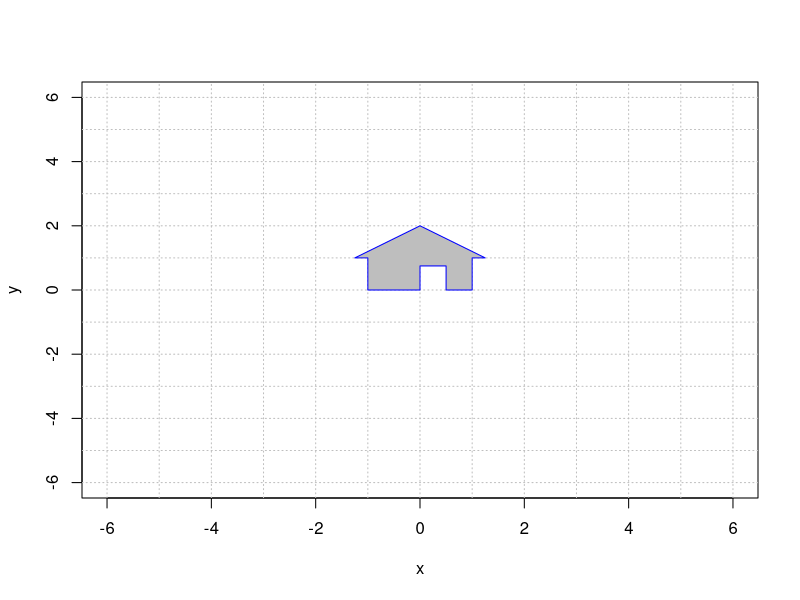
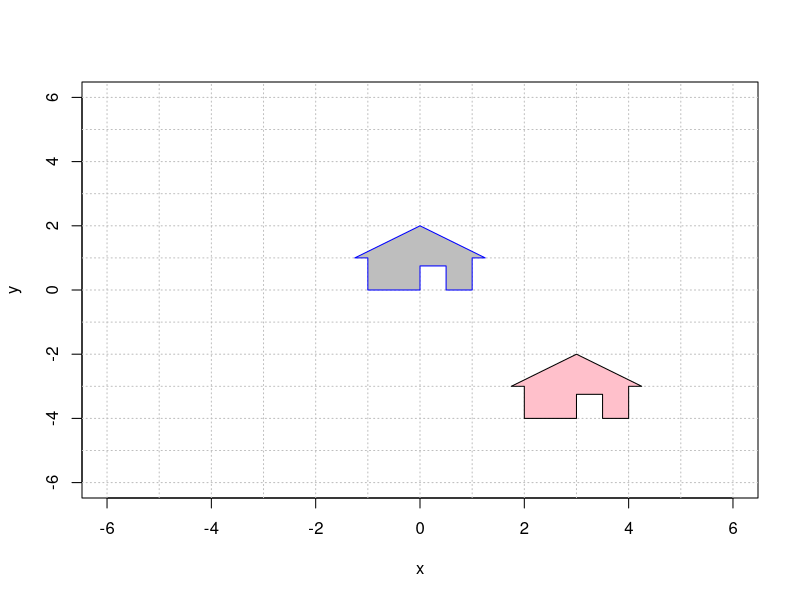
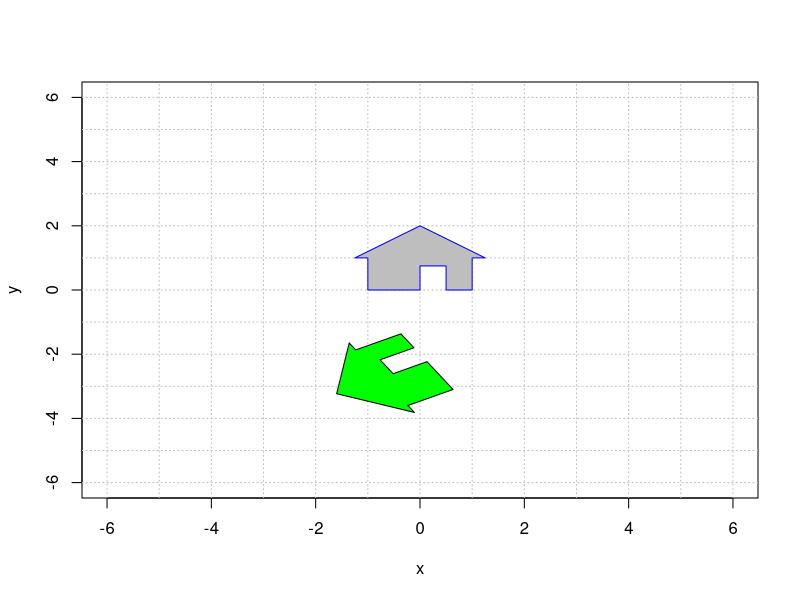
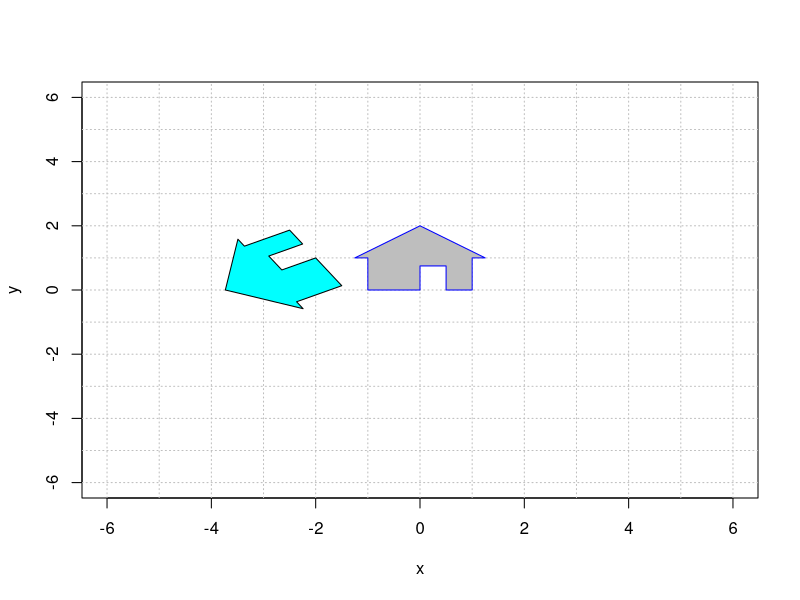
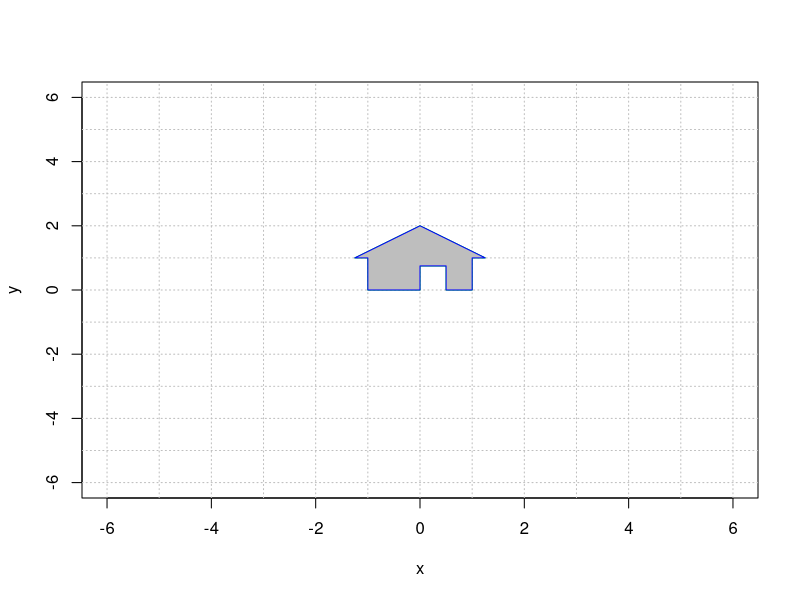
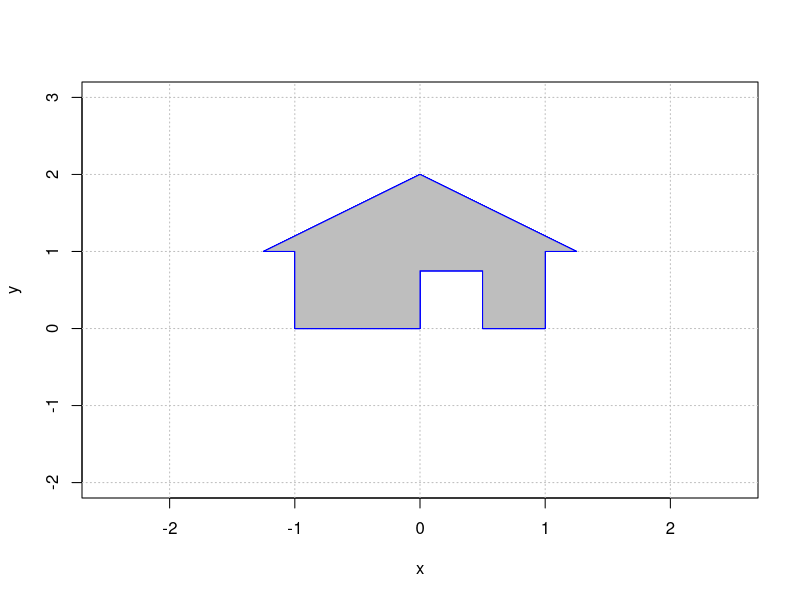

Reproduce these figures in R, in order.
## ---- chunk 1
# the third entry always = 1
house = cbind(c(0,0,1), c(0,3/4,1), c(1/2,3/4,1), c(1/2,0,1), c(1,0,1), c(1,1,1), c(5/4,1,1), c(0,2,1), c(-5/4,1,1), c(-1,1,1), c(-1,0,1), c(0,0,1));

# only plot the first two coordinates
plot(house[1,],house[2,],type="n",xlim=c(-6,6),ylim=c(-6,6),xlab="x",ylab="y")
abline(h=-6:6, v=-6:6, col="gray", lty="dotted")
polygon(house[1,], house[2,], col = "gray", border = "blue")
## ---- chunk 2

A = cbind(c(1,0,0),c(0,1,0),c(3,-4,1))

house2 = A %*% house

# only plot the first two coordinates
plot(house[1,],house[2,],type="n",xlim=c(-6,6),ylim=c(-6,6),xlab="x",ylab="y")
abline(h=-6:6, v=-6:6, col="gray", lty="dotted")
polygon(house[1,], house[2,], col = "gray", border = "blue")
polygon(house2[1,], house2[2,], col = "pink", border = "black")
## ---- chunk 3


translate = cbind(c(1,0,0),c(0,1,0),c(-2,1,1))
translate

t = 2*pi/3
rot = cbind(c(cos(t),sin(t),0),c(-sin(t),cos(t),0),c(0,0,1)) 
rot

A =   rot %*% translate 
A # display A
house3 = A %*% house

plot(house[1,],house[2,],type="n",xlim=c(-6,6),ylim=c(-6,6),xlab="x",ylab="y")
abline(h=-6:6, v=-6:6, col="gray", lty="dotted")
polygon(house[1,], house[2,], col = "gray", border = "blue")
polygon(house3[1,], house3[2,], col = "green", border = "black")
## ---- chunk 4


A = translate %*% rot
A # display A
house3 = A %*% house

plot(house[1,],house[2,],type="n",xlim=c(-6,6),ylim=c(-6,6),xlab="x",ylab="y")
abline(h=-6:6, v=-6:6, col="gray", lty="dotted")
polygon(house[1,], house[2,], col = "gray", border = "blue")
polygon(house3[1,], house3[2,], col = "cyan", border = "black")
## ---- chunk 5
#############################
# your code defining the 3x3 matrices A1 and A2 
A1 = cbind(c(1,0,0), c(0,1,0), c(0,0,1))
A2 = cbind(c(1,0,0), c(0,1,0), c(0,0,1))
A3 = cbind(c(1,0,0), c(0,1,0), c(0,0,1))

A = A3 %*% A2 %*% A1


#############################
# you do not need to change this code
plot(house[1,],house[2,],type="n",xlim=c(-6,6),ylim=c(-6,6),xlab="x",ylab="y")
house2 = A %*% house
abline(h=-6:6, v=-6:6, col="gray", lty="dotted")
polygon(house2[1,], house2[2,], col = "orange", border = "green")
polygon(house[1,], house[2,], col = "gray", border = "blue")
## ---- chunk 6

#############
# your code for 3x3 matrices that create the transformed houses goes here 
A.red = cbind(c(1,0,0), c(0,1,0), c(0,0,1))

A.purple = cbind(c(1,0,0), c(0,1,0), c(0,0,1))

A.gold = cbind(c(1,0,0), c(0,1,0), c(0,0,1))

A.cyan = cbind(c(1,0,0), c(0,1,0), c(0,0,1))


####################
# you do not need to change this code
house = cbind(c(0,0,1), c(0,3/4,1), c(2/4,3/4,1), c(2/4,0,1), c(4/4,0,1), c(4/4,4/4,1), c(5/4,4/4,1), c(0,8/4,1), c(-5/4,4/4,1), c(-4/4,4/4,1), c(-4/4,0,1), c(0,0,1));


plot(house[1,], house[2,], type = "n", xlim=c(-2.5,2.5),ylim=c(-2.0,3.0),,xlab="x",ylab="y")
abline(h=-4:4, v=-4:4, col="gray", lty="dotted")

house.gold = A.gold %*% house
polygon(house.gold[1,], house.gold[2,], col = "gold", border = "blue")

house.cyan = A.cyan %*% house
polygon(house.cyan[1,], house.cyan[2,], col = "cyan", border = "blue")

house.red = A.red %*% house
polygon(house.red[1,], house.red[2,], col = "red", border = "blue")

house.purple= A.purple %*% house
polygon(house.purple[1,], house.purple[2,], col = "purple", border = "blue")

polygon(house[1,], house[2,], col = "gray", border = "blue")

